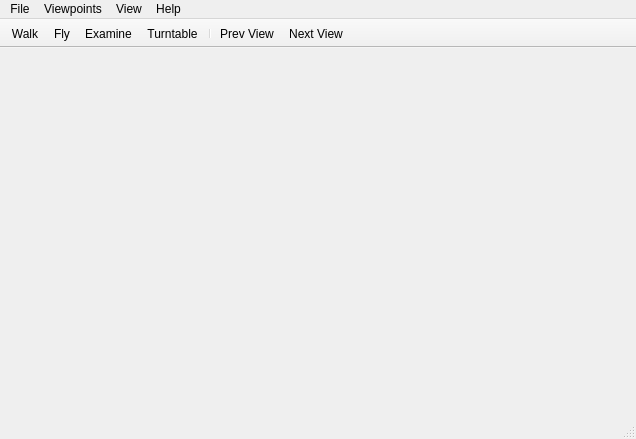
<?xml version="1.0" encoding="UTF-8"?>
<ui version="4.0">
 <class>MainWindow</class>
 <widget class="QMainWindow" name="MainWindow">
  <property name="geometry">
   <rect>
    <x>0</x>
    <y>0</y>
    <width>636</width>
    <height>439</height>
   </rect>
  </property>
  <property name="windowTitle">
   <string>Castle Engine Library Tester</string>
  </property>
  <widget class="QWidget" name="centralWidget"/>
  <widget class="QMenuBar" name="menuBar">
   <property name="geometry">
    <rect>
     <x>0</x>
     <y>0</y>
     <width>636</width>
     <height>21</height>
    </rect>
   </property>
   <widget class="QMenu" name="menuFile">
    <property name="title">
     <string>File</string>
    </property>
    <addaction name="actionOpen"/>
    <addaction name="separator"/>
    <addaction name="actionClose"/>
   </widget>
   <widget class="QMenu" name="menuViewpoints">
    <property name="title">
     <string>Viewpoints</string>
    </property>
   </widget>
   <widget class="QMenu" name="menuHelp">
    <property name="title">
     <string>Help</string>
    </property>
    <addaction name="actionOpenGL_Information"/>
    <addaction name="actionShow_Log"/>
   </widget>
   <widget class="QMenu" name="menuView">
    <property name="title">
     <string>View</string>
    </property>
    <addaction name="actionSSAO"/>
    <addaction name="actionHead_Bobbing"/>
    <addaction name="actionMouse_Look"/>
    <addaction name="actionMultiSampling"/>
   </widget>
   <addaction name="menuFile"/>
   <addaction name="menuViewpoints"/>
   <addaction name="menuView"/>
   <addaction name="menuHelp"/>
  </widget>
  <widget class="QToolBar" name="mainToolBar">
   <property name="movable">
    <bool>false</bool>
   </property>
   <property name="floatable">
    <bool>false</bool>
   </property>
   <attribute name="toolBarArea">
    <enum>TopToolBarArea</enum>
   </attribute>
   <attribute name="toolBarBreak">
    <bool>false</bool>
   </attribute>
   <addaction name="actionWalk"/>
   <addaction name="actionFly"/>
   <addaction name="actionExamine"/>
   <addaction name="actionTurntable"/>
   <addaction name="separator"/>
   <addaction name="actionPrevView"/>
   <addaction name="actionNextView"/>
  </widget>
  <widget class="QStatusBar" name="statusBar"/>
  <action name="actionClose">
   <property name="text">
    <string>Quit</string>
   </property>
  </action>
  <action name="actionWalk">
   <property name="checkable">
    <bool>true</bool>
   </property>
   <property name="text">
    <string>Walk</string>
   </property>
  </action>
  <action name="actionFly">
   <property name="checkable">
    <bool>true</bool>
   </property>
   <property name="text">
    <string>Fly</string>
   </property>
  </action>
  <action name="actionExamine">
   <property name="checkable">
    <bool>true</bool>
   </property>
   <property name="text">
    <string>Examine</string>
   </property>
  </action>
  <action name="actionTurntable">
   <property name="checkable">
    <bool>true</bool>
   </property>
   <property name="text">
    <string>Turntable</string>
   </property>
  </action>
  <action name="actionOpen">
   <property name="text">
    <string>Open...</string>
   </property>
  </action>
  <action name="actionNextView">
   <property name="text">
    <string>Next View</string>
   </property>
  </action>
  <action name="actionPrevView">
   <property name="text">
    <string>Prev View</string>
   </property>
  </action>
  <action name="actionOpenGL_Information">
   <property name="text">
    <string>OpenGL Information</string>
   </property>
  </action>
  <action name="actionShow_Log">
   <property name="text">
    <string>Show Log</string>
   </property>
  </action>
  <action name="actionSSAO">
   <property name="checkable">
    <bool>true</bool>
   </property>
   <property name="text">
    <string>SSAO</string>
   </property>
  </action>
  <action name="actionHead_Bobbing">
   <property name="checkable">
    <bool>true</bool>
   </property>
   <property name="text">
    <string>Head Bobbing</string>
   </property>
  </action>
  <action name="actionMouse_Look">
   <property name="text">
    <string>Mouse Look</string>
   </property>
   <property name="shortcut">
    <string>M</string>
   </property>
  </action>
  <action name="actionMultiSampling">
   <property name="checkable">
    <bool>true</bool>
   </property>
   <property name="text">
    <string>MultiSampling</string>
   </property>
  </action>
 </widget>
 <layoutdefault spacing="6" margin="11"/>
 <resources/>
 <connections>
  <connection>
   <sender>actionClose</sender>
   <signal>triggered()</signal>
   <receiver>MainWindow</receiver>
   <slot>close()</slot>
   <hints>
    <hint type="sourcelabel">
     <x>-1</x>
     <y>-1</y>
    </hint>
    <hint type="destinationlabel">
     <x>199</x>
     <y>149</y>
    </hint>
   </hints>
  </connection>
 </connections>
</ui>
